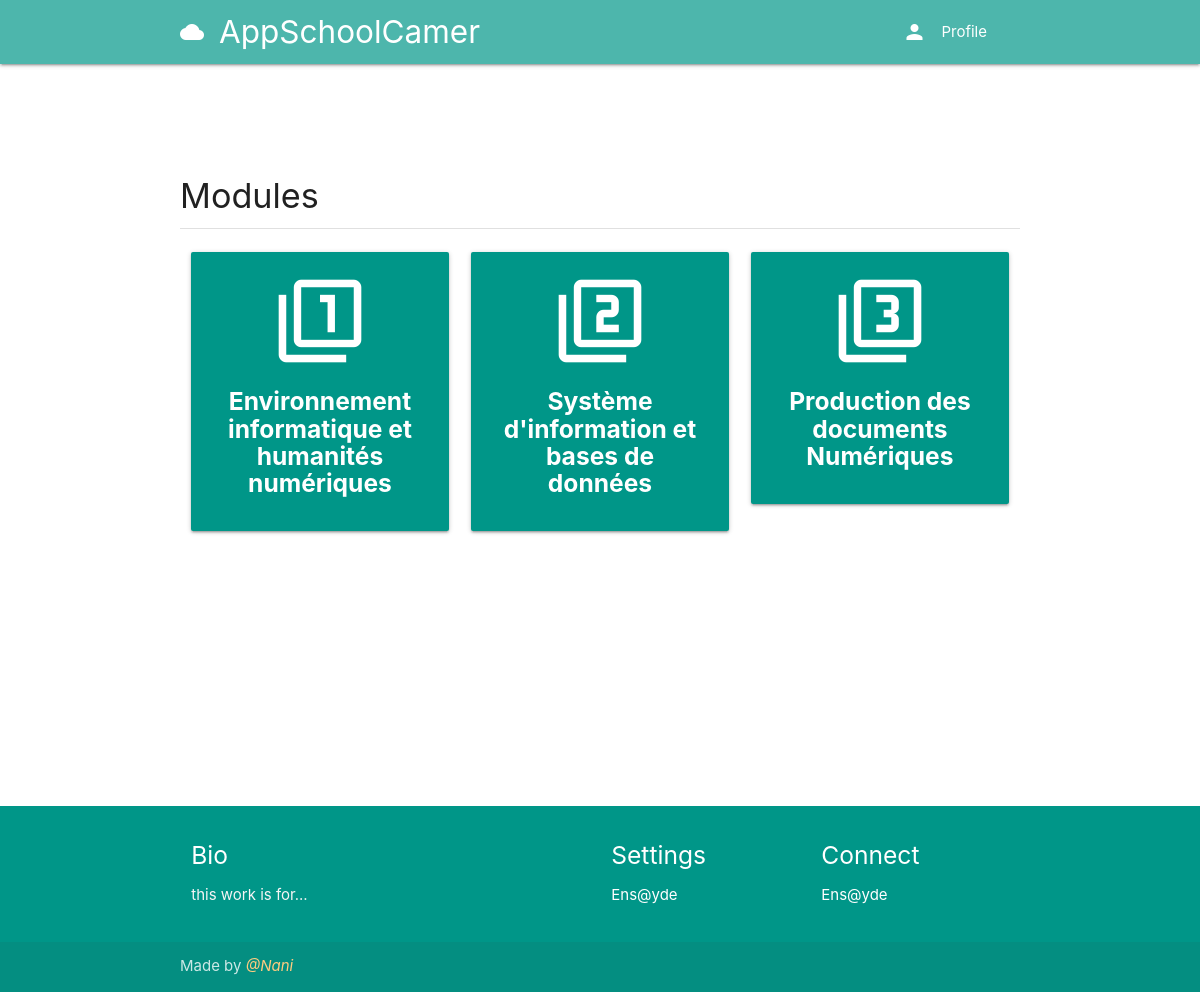
The app's page /course/categories/informatique with its own data.
### classroom/models.py (models this page shows, shortened)
class Category(models.Model):
	title = models.CharField(max_length=100, verbose_name='Title')
	icon = models.CharField(max_length=100, verbose_name='Icon', default='article')
	slug = models.SlugField(unique=True)
	matiere = models.ForeignKey(Matiere, on_delete=models.CASCADE, null=True, related_name="modules")

### classroom/views.py (the view)
# urls.py: path('categories/<matiere_slug>', Categories, name='categories'),
def Categories(request, matiere_slug):
    matiere = get_object_or_404(Matiere, slug=matiere_slug)
    categories = Category.objects.filter(matiere=matiere)
    context = {
        'categories': categories
    }
    return render(request, 'classroom/categories.html', context)

### authy/views.py (called while the page is built)
def SideNavInfo(request):
	user = request.user
	nav_profile = None
	if user.is_authenticated:
		nav_profile = Profile.objects.get(user=user)
	return {'nav_profile': nav_profile}

### direct/views.py (called while the page is built)
def CheckDirects(request):
    directs_count = 0
    if request.user.is_authenticated:
        directs_count = Message.objects.filter(user=request.user, is_read=False).count()
    return {'directs_count': directs_count}

### student_portal/templates/classroom/categories.html
{% extends 'base.html' %}
{% load static %}
{% block banner %}
<div class="section no-pad-bot" id="index-banner">
	<div class="container">
		<br><br>
	</div>
</div>
{% endblock %}
{% block content %}
<div class="section">
	<h4>Modules</h4>
	<div class="divider"></div>
</div>
<div class="row">
{% for category in categories %}
    <div class="col s12 m4">
      <a href="{% url 'category-courses' category.slug %}">
      <div class="card-panel teal center-align white-text">
        <i class="material-icons large">{{ category.icon }}</i>
        <h5><b>{{ category.title }}</b></h5>
      </div>
      </a>
    </div>
{% endfor %}
</div>
{% endblock %}

### records on screen
Category: title "Environnement informatique et humanités numériques"
Category: title "Système d'information et bases de données"
Category: title "Production des documents Numériques"
